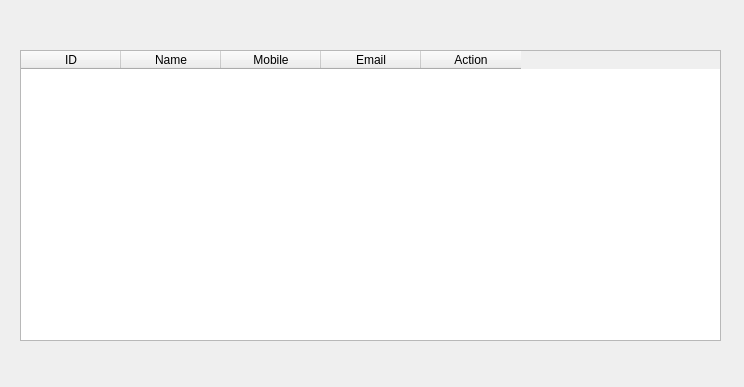
<?xml version="1.0" encoding="UTF-8"?>
<ui version="4.0">
 <class>allEmployee</class>
 <widget class="QWidget" name="allEmployee">
  <property name="geometry">
   <rect>
    <x>0</x>
    <y>0</y>
    <width>744</width>
    <height>387</height>
   </rect>
  </property>
  <property name="windowTitle">
   <string>Form</string>
  </property>
  <widget class="QTableWidget" name="tableWidget">
   <property name="geometry">
    <rect>
     <x>20</x>
     <y>50</y>
     <width>701</width>
     <height>291</height>
    </rect>
   </property>
   <column>
    <property name="text">
     <string>ID</string>
    </property>
   </column>
   <column>
    <property name="text">
     <string>Name</string>
    </property>
   </column>
   <column>
    <property name="text">
     <string>Mobile</string>
    </property>
   </column>
   <column>
    <property name="text">
     <string>Email</string>
    </property>
   </column>
   <column>
    <property name="text">
     <string>Action</string>
    </property>
   </column>
  </widget>
 </widget>
 <resources/>
 <connections/>
</ui>
